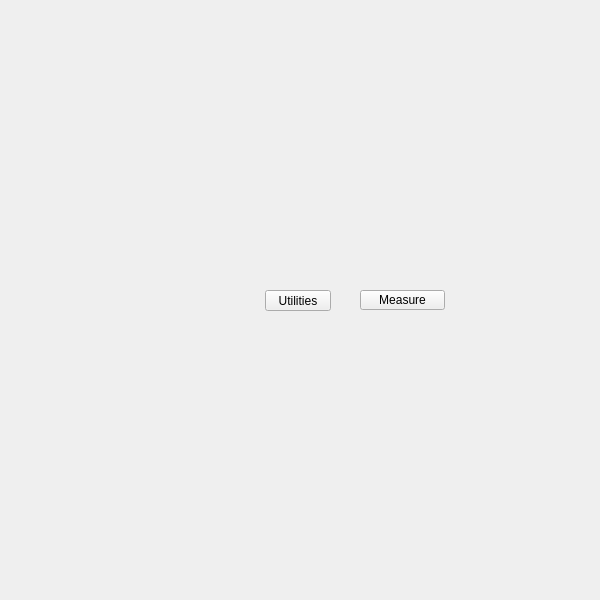
<?xml version="1.0" encoding="UTF-8"?>
<ui version="4.0">
 <class>QtUi</class>
 <widget class="QMainWindow" name="QtUi">
  <property name="enabled">
   <bool>true</bool>
  </property>
  <property name="geometry">
   <rect>
    <x>0</x>
    <y>0</y>
    <width>600</width>
    <height>600</height>
   </rect>
  </property>
  <property name="sizePolicy">
   <sizepolicy hsizetype="Ignored" vsizetype="Ignored">
    <horstretch>0</horstretch>
    <verstretch>0</verstretch>
   </sizepolicy>
  </property>
  <property name="minimumSize">
   <size>
    <width>0</width>
    <height>0</height>
   </size>
  </property>
  <property name="maximumSize">
   <size>
    <width>600</width>
    <height>600</height>
   </size>
  </property>
  <property name="cursor">
   <cursorShape>ArrowCursor</cursorShape>
  </property>
  <property name="whatsThis">
   <string>main</string>
  </property>
  <property name="toolButtonStyle">
   <enum>Qt::ToolButtonIconOnly</enum>
  </property>
  <property name="tabShape">
   <enum>QTabWidget::Triangular</enum>
  </property>
  <property name="dockNestingEnabled">
   <bool>true</bool>
  </property>
  <property name="dockOptions">
   <set>QMainWindow::AllowNestedDocks|QMainWindow::AllowTabbedDocks|QMainWindow::AnimatedDocks|QMainWindow::ForceTabbedDocks</set>
  </property>
  <widget class="QWidget" name="widget">
   <property name="sizePolicy">
    <sizepolicy hsizetype="Ignored" vsizetype="Ignored">
     <horstretch>0</horstretch>
     <verstretch>0</verstretch>
    </sizepolicy>
   </property>
   <widget class="QPushButton" name="i020">
    <property name="geometry">
     <rect>
      <x>265</x>
      <y>290</y>
      <width>66</width>
      <height>21</height>
     </rect>
    </property>
    <property name="minimumSize">
     <size>
      <width>0</width>
      <height>21</height>
     </size>
    </property>
    <property name="maximumSize">
     <size>
      <width>16777215</width>
      <height>21</height>
     </size>
    </property>
    <property name="cursor">
     <cursorShape>IBeamCursor</cursorShape>
    </property>
    <property name="whatsThis">
     <string>utilities</string>
    </property>
    <property name="text">
     <string>Utilities</string>
    </property>
   </widget>
   <widget class="QPushButton" name="b000">
    <property name="geometry">
     <rect>
      <x>360</x>
      <y>290</y>
      <width>85</width>
      <height>20</height>
     </rect>
    </property>
    <property name="minimumSize">
     <size>
      <width>0</width>
      <height>20</height>
     </size>
    </property>
    <property name="maximumSize">
     <size>
      <width>16777215</width>
      <height>20</height>
     </size>
    </property>
    <property name="toolTip">
     <string>Measuring tools</string>
    </property>
    <property name="text">
     <string>Measure</string>
    </property>
    <property name="iconSize">
     <size>
      <width>18</width>
      <height>18</height>
     </size>
    </property>
    <property name="bnabled" stdset="0">
     <bool>true</bool>
    </property>
   </widget>
  </widget>
 </widget>
 <resources/>
 <connections/>
 <designerdata>
  <property name="gridDeltaX">
   <number>5</number>
  </property>
  <property name="gridDeltaY">
   <number>10</number>
  </property>
  <property name="gridSnapX">
   <bool>true</bool>
  </property>
  <property name="gridSnapY">
   <bool>true</bool>
  </property>
  <property name="gridVisible">
   <bool>true</bool>
  </property>
 </designerdata>
</ui>
